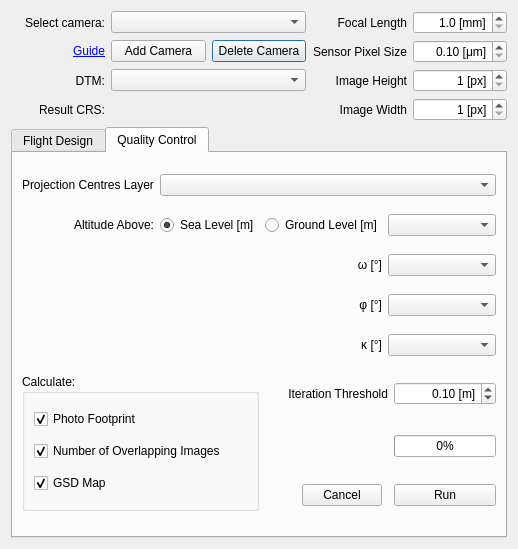
<?xml version="1.0" encoding="UTF-8"?>
<ui version="4.0">
 <class>Dialog</class>
 <widget class="QDialog" name="Dialog">
  <property name="geometry">
   <rect>
    <x>0</x>
    <y>0</y>
    <width>563</width>
    <height>621</height>
   </rect>
  </property>
  <property name="windowTitle">
   <string>Flight Planner</string>
  </property>
  <layout class="QGridLayout" name="gridLayout_6">
   <property name="sizeConstraint">
    <enum>QLayout::SetFixedSize</enum>
   </property>
   <item row="2" column="2">
    <widget class="QPushButton" name="pushButtonDeleteCamera">
     <property name="text">
      <string>Delete Camera</string>
     </property>
    </widget>
   </item>
   <item row="2" column="0">
    <widget class="QLabel" name="labelGuide">
     <property name="text">
      <string>&lt;html&gt;&lt;head/&gt;&lt;body&gt;&lt;p&gt;&lt;a href=&quot;https://github.com/JMG30/flight_planner/wiki/Guide&quot;&gt;&lt;span style=&quot; text-decoration: underline; color:#0000ff;&quot;&gt;Guide&lt;/span&gt;&lt;/a&gt;&lt;/p&gt;&lt;/body&gt;&lt;/html&gt;</string>
     </property>
     <property name="alignment">
      <set>Qt::AlignRight|Qt::AlignTrailing|Qt::AlignVCenter</set>
     </property>
     <property name="openExternalLinks">
      <bool>true</bool>
     </property>
    </widget>
   </item>
   <item row="1" column="0">
    <widget class="QLabel" name="labelCamera">
     <property name="text">
      <string>Select camera:</string>
     </property>
     <property name="alignment">
      <set>Qt::AlignRight|Qt::AlignTrailing|Qt::AlignVCenter</set>
     </property>
    </widget>
   </item>
   <item row="2" column="1">
    <widget class="QPushButton" name="pushButtonSaveCamera">
     <property name="text">
      <string>Add Camera</string>
     </property>
    </widget>
   </item>
   <item row="1" column="1" colspan="2">
    <widget class="QComboBox" name="comboBoxCamera">
     <property name="currentText">
      <string/>
     </property>
    </widget>
   </item>
   <item row="3" column="1" colspan="2">
    <widget class="QgsMapLayerComboBox" name="mMapLayerComboBoxDTM"/>
   </item>
   <item row="3" column="0">
    <widget class="QLabel" name="labelDTM">
     <property name="layoutDirection">
      <enum>Qt::LeftToRight</enum>
     </property>
     <property name="text">
      <string>DTM:</string>
     </property>
     <property name="alignment">
      <set>Qt::AlignRight|Qt::AlignTrailing|Qt::AlignVCenter</set>
     </property>
    </widget>
   </item>
   <item row="4" column="0">
    <widget class="QLabel" name="label">
     <property name="enabled">
      <bool>true</bool>
     </property>
     <property name="text">
      <string>Result CRS:</string>
     </property>
     <property name="alignment">
      <set>Qt::AlignRight|Qt::AlignTrailing|Qt::AlignVCenter</set>
     </property>
    </widget>
   </item>
   <item row="4" column="1" colspan="2">
    <widget class="QgsProjectionSelectionWidget" name="crsSelector" native="true"/>
   </item>
   <item row="1" column="4">
    <widget class="QDoubleSpinBox" name="doubleSpinBoxFocalLength">
     <property name="alignment">
      <set>Qt::AlignRight|Qt::AlignTrailing|Qt::AlignVCenter</set>
     </property>
     <property name="suffix">
      <string> [mm]</string>
     </property>
     <property name="decimals">
      <number>1</number>
     </property>
     <property name="minimum">
      <double>1.000000000000000</double>
     </property>
     <property name="maximum">
      <double>999.899999999999977</double>
     </property>
    </widget>
   </item>
   <item row="3" column="4">
    <widget class="QSpinBox" name="spinBoxPixelsAlongTrack">
     <property name="alignment">
      <set>Qt::AlignRight|Qt::AlignTrailing|Qt::AlignVCenter</set>
     </property>
     <property name="suffix">
      <string> [px]</string>
     </property>
     <property name="minimum">
      <number>1</number>
     </property>
     <property name="maximum">
      <number>10000000</number>
     </property>
    </widget>
   </item>
   <item row="4" column="3">
    <widget class="QLabel" name="labelPixelsAcrossTrack">
     <property name="text">
      <string>Image Width</string>
     </property>
     <property name="alignment">
      <set>Qt::AlignRight|Qt::AlignTrailing|Qt::AlignVCenter</set>
     </property>
    </widget>
   </item>
   <item row="2" column="3">
    <widget class="QLabel" name="labelSensorSize">
     <property name="text">
      <string>Sensor Pixel Size</string>
     </property>
     <property name="alignment">
      <set>Qt::AlignRight|Qt::AlignTrailing|Qt::AlignVCenter</set>
     </property>
    </widget>
   </item>
   <item row="4" column="4">
    <widget class="QSpinBox" name="spinBoxPixelsAcrossTrack">
     <property name="alignment">
      <set>Qt::AlignRight|Qt::AlignTrailing|Qt::AlignVCenter</set>
     </property>
     <property name="suffix">
      <string> [px]</string>
     </property>
     <property name="minimum">
      <number>1</number>
     </property>
     <property name="maximum">
      <number>10000000</number>
     </property>
     <property name="value">
      <number>1</number>
     </property>
    </widget>
   </item>
   <item row="2" column="4">
    <widget class="QDoubleSpinBox" name="doubleSpinBoxSensorSize">
     <property name="alignment">
      <set>Qt::AlignRight|Qt::AlignTrailing|Qt::AlignVCenter</set>
     </property>
     <property name="suffix">
      <string> [μm]</string>
     </property>
     <property name="minimum">
      <double>0.100000000000000</double>
     </property>
     <property name="maximum">
      <double>999.990000000000009</double>
     </property>
    </widget>
   </item>
   <item row="1" column="3">
    <widget class="QLabel" name="labelFocalLength">
     <property name="text">
      <string>Focal Length</string>
     </property>
     <property name="alignment">
      <set>Qt::AlignRight|Qt::AlignTrailing|Qt::AlignVCenter</set>
     </property>
    </widget>
   </item>
   <item row="3" column="3">
    <widget class="QLabel" name="labelPixelsAlongTrack">
     <property name="text">
      <string>Image Height</string>
     </property>
     <property name="alignment">
      <set>Qt::AlignRight|Qt::AlignTrailing|Qt::AlignVCenter</set>
     </property>
    </widget>
   </item>
   <item row="6" column="0" colspan="5">
    <widget class="QTabWidget" name="tabWidget">
     <property name="currentIndex">
      <number>1</number>
     </property>
     <widget class="QWidget" name="tabFlightDesign">
      <attribute name="title">
       <string>Flight Design</string>
      </attribute>
      <layout class="QGridLayout" name="gridLayout_5">
       <item row="8" column="2" alignment="Qt::AlignRight">
        <widget class="QPushButton" name="pushButtonCancelDesign">
         <property name="text">
          <string>Cancel</string>
         </property>
        </widget>
       </item>
       <item row="6" column="0">
        <widget class="QLabel" name="labelAltitudeType">
         <property name="text">
          <string>Altitude Type:</string>
         </property>
        </widget>
       </item>
       <item row="5" column="1">
        <widget class="QLabel" name="labelExceedExtremeStrips">
         <property name="text">
          <string>&lt;html&gt;&lt;head/&gt;&lt;body&gt;&lt;p&gt;First and Last Strip Exceed AoI&lt;/p&gt;&lt;/body&gt;&lt;/html&gt;</string>
         </property>
         <property name="alignment">
          <set>Qt::AlignRight|Qt::AlignTrailing|Qt::AlignVCenter</set>
         </property>
        </widget>
       </item>
       <item row="7" column="2">
        <widget class="QPushButton" name="pushButtonRunDesign">
         <property name="text">
          <string>Run</string>
         </property>
        </widget>
       </item>
       <item row="6" column="1">
        <widget class="QLabel" name="labelToleranceWaypoints">
         <property name="text">
          <string>&lt;html&gt;&lt;head/&gt;&lt;body&gt;&lt;p&gt;Terrain Following's Tolerance&lt;/p&gt;&lt;/body&gt;&lt;/html&gt;</string>
         </property>
         <property name="alignment">
          <set>Qt::AlignRight|Qt::AlignTrailing|Qt::AlignVCenter</set>
         </property>
        </widget>
       </item>
       <item row="7" column="0">
        <widget class="QComboBox" name="comboBoxAltitudeType">
         <property name="currentText">
          <string/>
         </property>
        </widget>
       </item>
       <item row="5" column="2">
        <widget class="QSpinBox" name="spinBoxExceedExtremeStrips">
         <property name="alignment">
          <set>Qt::AlignRight|Qt::AlignTrailing|Qt::AlignVCenter</set>
         </property>
         <property name="suffix">
          <string> [%]</string>
         </property>
         <property name="value">
          <number>25</number>
         </property>
        </widget>
       </item>
       <item row="3" column="2">
        <widget class="QDoubleSpinBox" name="doubleSpinBoxSidelap">
         <property name="alignment">
          <set>Qt::AlignRight|Qt::AlignTrailing|Qt::AlignVCenter</set>
         </property>
         <property name="suffix">
          <string> [%]</string>
         </property>
         <property name="value">
          <double>30.000000000000000</double>
         </property>
        </widget>
       </item>
       <item row="4" column="2">
        <widget class="QSpinBox" name="spinBoxMultipleBase">
         <property name="alignment">
          <set>Qt::AlignRight|Qt::AlignTrailing|Qt::AlignVCenter</set>
         </property>
         <property name="maximum">
          <number>99</number>
         </property>
         <property name="value">
          <number>2</number>
         </property>
        </widget>
       </item>
       <item row="6" column="2">
        <widget class="QDoubleSpinBox" name="doubleSpinBoxTolerance">
         <property name="enabled">
          <bool>false</bool>
         </property>
         <property name="alignment">
          <set>Qt::AlignRight|Qt::AlignTrailing|Qt::AlignVCenter</set>
         </property>
         <property name="prefix">
          <string>± </string>
         </property>
         <property name="suffix">
          <string> [m]</string>
         </property>
         <property name="decimals">
          <number>1</number>
         </property>
         <property name="minimum">
          <double>0.100000000000000</double>
         </property>
         <property name="maximum">
          <double>999.899999999999977</double>
         </property>
        </widget>
       </item>
       <item row="4" column="1">
        <widget class="QLabel" name="labelMultipleBase">
         <property name="text">
          <string>&lt;html&gt;&lt;head/&gt;&lt;body&gt;&lt;p&gt;Multiple of Base Exceed AoI&lt;/p&gt;&lt;/body&gt;&lt;/html&gt;</string>
         </property>
         <property name="alignment">
          <set>Qt::AlignRight|Qt::AlignTrailing|Qt::AlignVCenter</set>
         </property>
        </widget>
       </item>
       <item row="1" column="1">
        <widget class="QRadioButton" name="radioButtonAltAGL">
         <property name="enabled">
          <bool>false</bool>
         </property>
         <property name="layoutDirection">
          <enum>Qt::RightToLeft</enum>
         </property>
         <property name="text">
          <string>Alt. Above Ground Level</string>
         </property>
        </widget>
       </item>
       <item row="1" column="2">
        <widget class="QDoubleSpinBox" name="doubleSpinBoxAltAGL">
         <property name="enabled">
          <bool>false</bool>
         </property>
         <property name="alignment">
          <set>Qt::AlignRight|Qt::AlignTrailing|Qt::AlignVCenter</set>
         </property>
         <property name="suffix">
          <string> [m]</string>
         </property>
         <property name="decimals">
          <number>1</number>
         </property>
         <property name="minimum">
          <double>0.100000000000000</double>
         </property>
         <property name="maximum">
          <double>9999999.900000000372529</double>
         </property>
         <property name="value">
          <double>500.000000000000000</double>
         </property>
        </widget>
       </item>
       <item row="3" column="1">
        <widget class="QLabel" name="labelSidelap">
         <property name="text">
          <string>Side Overlap</string>
         </property>
         <property name="alignment">
          <set>Qt::AlignRight|Qt::AlignTrailing|Qt::AlignVCenter</set>
         </property>
        </widget>
       </item>
       <item row="2" column="1">
        <widget class="QLabel" name="labelOverlap">
         <property name="text">
          <string>Front Overlap</string>
         </property>
         <property name="alignment">
          <set>Qt::AlignRight|Qt::AlignTrailing|Qt::AlignVCenter</set>
         </property>
        </widget>
       </item>
       <item row="2" column="2">
        <widget class="QDoubleSpinBox" name="doubleSpinBoxOverlap">
         <property name="alignment">
          <set>Qt::AlignRight|Qt::AlignTrailing|Qt::AlignVCenter</set>
         </property>
         <property name="suffix">
          <string> [%]</string>
         </property>
         <property name="value">
          <double>60.000000000000000</double>
         </property>
        </widget>
       </item>
       <item row="0" column="0" rowspan="6">
        <widget class="QTabWidget" name="tabWidgetBlockCorridor">
         <property name="currentIndex">
          <number>0</number>
         </property>
         <widget class="QWidget" name="tabBlock">
          <attribute name="title">
           <string>Block</string>
          </attribute>
          <layout class="QGridLayout" name="gridLayout">
           <item row="0" column="0" colspan="2">
            <widget class="QLabel" name="labelAoI">
             <property name="text">
              <string>Area of Interest (AoI)</string>
             </property>
            </widget>
           </item>
           <item row="1" column="0" colspan="2">
            <widget class="QgsMapLayerComboBox" name="mMapLayerComboBoxAoI"/>
           </item>
           <item row="2" column="0" rowspan="2">
            <widget class="QDial" name="dial">
             <property name="minimum">
              <number>0</number>
             </property>
             <property name="maximum">
              <number>360</number>
             </property>
             <property name="pageStep">
              <number>0</number>
             </property>
             <property name="value">
              <number>180</number>
             </property>
             <property name="tracking">
              <bool>true</bool>
             </property>
             <property name="wrapping">
              <bool>true</bool>
             </property>
             <property name="notchTarget">
              <double>90.000000000000000</double>
             </property>
             <property name="notchesVisible">
              <bool>true</bool>
             </property>
            </widget>
           </item>
           <item row="2" column="1">
            <widget class="QLabel" name="labelFlightDirection">
             <property name="text">
              <string>&lt;html&gt;&lt;head/&gt;&lt;body&gt;&lt;p&gt;Flight&lt;/p&gt;&lt;p&gt;direction:&lt;/p&gt;&lt;/body&gt;&lt;/html&gt;</string>
             </property>
            </widget>
           </item>
           <item row="3" column="1">
            <widget class="QSpinBox" name="spinBoxDirection">
             <property name="wrapping">
              <bool>true</bool>
             </property>
             <property name="alignment">
              <set>Qt::AlignRight|Qt::AlignTrailing|Qt::AlignVCenter</set>
             </property>
             <property name="suffix">
              <string> [°]</string>
             </property>
             <property name="maximum">
              <number>359</number>
             </property>
            </widget>
           </item>
          </layout>
         </widget>
         <widget class="QWidget" name="tabCorridor">
          <attribute name="title">
           <string>Corridor</string>
          </attribute>
          <layout class="QGridLayout" name="gridLayout_2">
           <item row="0" column="0" colspan="2">
            <widget class="QLabel" name="labelCorridorLane">
             <property name="text">
              <string>Corridor Line</string>
             </property>
            </widget>
           </item>
           <item row="1" column="0" colspan="2">
            <widget class="QgsMapLayerComboBox" name="mMapLayerComboBoxCorridor"/>
           </item>
           <item row="2" column="0">
            <widget class="QLabel" name="labelBufferSize">
             <property name="text">
              <string>Buffer size</string>
             </property>
            </widget>
           </item>
           <item row="2" column="1">
            <widget class="QDoubleSpinBox" name="doubleSpinBoxBuffer">
             <property name="alignment">
              <set>Qt::AlignRight|Qt::AlignTrailing|Qt::AlignVCenter</set>
             </property>
             <property name="suffix">
              <string> [m]</string>
             </property>
             <property name="minimum">
              <double>0.010000000000000</double>
             </property>
             <property name="maximum">
              <double>10000.000000000000000</double>
             </property>
            </widget>
           </item>
           <item row="3" column="0" colspan="2">
            <spacer name="verticalSpacer">
             <property name="orientation">
              <enum>Qt::Vertical</enum>
             </property>
             <property name="sizeHint" stdset="0">
              <size>
               <width>138</width>
               <height>42</height>
              </size>
             </property>
            </spacer>
           </item>
          </layout>
         </widget>
        </widget>
       </item>
       <item row="0" column="1">
        <widget class="QRadioButton" name="radioButtonGSD">
         <property name="layoutDirection">
          <enum>Qt::RightToLeft</enum>
         </property>
         <property name="text">
          <string>GSD</string>
         </property>
         <property name="checked">
          <bool>true</bool>
         </property>
        </widget>
       </item>
       <item row="0" column="2">
        <widget class="QDoubleSpinBox" name="doubleSpinBoxGSD">
         <property name="alignment">
          <set>Qt::AlignRight|Qt::AlignTrailing|Qt::AlignVCenter</set>
         </property>
         <property name="suffix">
          <string> [cm/px]</string>
         </property>
         <property name="decimals">
          <number>1</number>
         </property>
         <property name="minimum">
          <double>0.100000000000000</double>
         </property>
         <property name="maximum">
          <double>99.900000000000006</double>
         </property>
         <property name="value">
          <double>5.000000000000000</double>
         </property>
        </widget>
       </item>
       <item row="7" column="1">
        <widget class="QProgressBar" name="progressBar">
         <property name="sizePolicy">
          <sizepolicy hsizetype="Fixed" vsizetype="Fixed">
           <horstretch>0</horstretch>
           <verstretch>0</verstretch>
          </sizepolicy>
         </property>
         <property name="layoutDirection">
          <enum>Qt::RightToLeft</enum>
         </property>
         <property name="value">
          <number>0</number>
         </property>
         <property name="alignment">
          <set>Qt::AlignJustify|Qt::AlignVCenter</set>
         </property>
         <property name="invertedAppearance">
          <bool>true</bool>
         </property>
        </widget>
       </item>
       <item row="9" column="0" colspan="3">
        <widget class="QgsCollapsibleGroupBox" name="mGroupBox">
         <property name="title">
          <string>More settings*</string>
         </property>
         <property name="collapsed" stdset="0">
          <bool>true</bool>
         </property>
         <property name="scrollOnExpand" stdset="0">
          <bool>false</bool>
         </property>
         <property name="saveCollapsedState" stdset="0">
          <bool>false</bool>
         </property>
         <layout class="QGridLayout" name="gridLayout_3">
          <item row="0" column="0">
           <widget class="QLabel" name="labelMinHeight">
            <property name="text">
             <string>&lt;html&gt;&lt;head/&gt;&lt;body&gt;&lt;p&gt;Terrain Minimum Height&lt;/p&gt;&lt;/body&gt;&lt;/html&gt;</string>
            </property>
           </widget>
          </item>
          <item row="0" column="1">
           <widget class="QDoubleSpinBox" name="doubleSpinBoxMinHeight">
            <property name="alignment">
             <set>Qt::AlignRight|Qt::AlignTrailing|Qt::AlignVCenter</set>
            </property>
            <property name="suffix">
             <string> [m]</string>
            </property>
            <property name="minimum">
             <double>-10000.000000000000000</double>
            </property>
            <property name="maximum">
             <double>100000.000000000000000</double>
            </property>
            <property name="value">
             <double>0.000000000000000</double>
            </property>
           </widget>
          </item>
          <item row="1" column="2">
           <widget class="QCheckBox" name="checkBoxIncreaseOverlap">
            <property name="text">
             <string>Increase front/side overlap due to
min and max terrain's height</string>
            </property>
           </widget>
          </item>
          <item row="1" column="0">
           <widget class="QLabel" name="labelMaxHeight">
            <property name="text">
             <string>Terrain Maximum Height</string>
            </property>
           </widget>
          </item>
          <item row="1" column="1">
           <widget class="QDoubleSpinBox" name="doubleSpinBoxMaxHeight">
            <property name="alignment">
             <set>Qt::AlignRight|Qt::AlignTrailing|Qt::AlignVCenter</set>
            </property>
            <property name="suffix">
             <string> [m]</string>
            </property>
            <property name="minimum">
             <double>-10000.000000000000000</double>
            </property>
            <property name="maximum">
             <double>100000.000000000000000</double>
            </property>
            <property name="value">
             <double>0.000000000000000</double>
            </property>
           </widget>
          </item>
          <item row="0" column="2">
           <widget class="QPushButton" name="pushButtonGetHeights">
            <property name="text">
             <string>Get Heights from DTM</string>
            </property>
           </widget>
          </item>
         </layout>
        </widget>
       </item>
      </layout>
     </widget>
     <widget class="QWidget" name="tabQualityControl">
      <attribute name="title">
       <string>Quality Control</string>
      </attribute>
      <layout class="QGridLayout" name="gridLayout_4">
       <item row="5" column="2" colspan="2">
        <widget class="QLabel" name="labelIterationThreshold">
         <property name="text">
          <string>Iteration Threshold</string>
         </property>
         <property name="alignment">
          <set>Qt::AlignRight|Qt::AlignTrailing|Qt::AlignVCenter</set>
         </property>
        </widget>
       </item>
       <item row="1" column="0">
        <widget class="QLabel" name="labelAltitudeAbove">
         <property name="text">
          <string>Altitude Above:</string>
         </property>
         <property name="alignment">
          <set>Qt::AlignRight|Qt::AlignTrailing|Qt::AlignVCenter</set>
         </property>
        </widget>
       </item>
       <item row="1" column="1">
        <widget class="QRadioButton" name="radioButtonSeaLevel">
         <property name="text">
          <string>Sea Level [m]</string>
         </property>
         <property name="checked">
          <bool>true</bool>
         </property>
        </widget>
       </item>
       <item row="1" column="2">
        <widget class="QRadioButton" name="radioButtonGroundLevel">
         <property name="text">
          <string>Ground Level [m]</string>
         </property>
        </widget>
       </item>
       <item row="1" column="3" colspan="2">
        <widget class="QgsFieldComboBox" name="mFieldComboBoxAltControl"/>
       </item>
       <item row="2" column="2">
        <widget class="QLabel" name="labelOmega">
         <property name="text">
          <string>ω [°]</string>
         </property>
         <property name="alignment">
          <set>Qt::AlignRight|Qt::AlignTrailing|Qt::AlignVCenter</set>
         </property>
        </widget>
       </item>
       <item row="4" column="3" colspan="2">
        <widget class="QgsFieldComboBox" name="mFieldComboBoxKappa"/>
       </item>
       <item row="2" column="3" colspan="2">
        <widget class="QgsFieldComboBox" name="mFieldComboBoxOmega"/>
       </item>
       <item row="3" column="2">
        <widget class="QLabel" name="labelPhi">
         <property name="text">
          <string>φ [°]</string>
         </property>
         <property name="alignment">
          <set>Qt::AlignRight|Qt::AlignTrailing|Qt::AlignVCenter</set>
         </property>
        </widget>
       </item>
       <item row="4" column="2">
        <widget class="QLabel" name="labelKappa">
         <property name="text">
          <string>κ [°]</string>
         </property>
         <property name="alignment">
          <set>Qt::AlignRight|Qt::AlignTrailing|Qt::AlignVCenter</set>
         </property>
        </widget>
       </item>
       <item row="3" column="3" colspan="2">
        <widget class="QgsFieldComboBox" name="mFieldComboBoxPhi"/>
       </item>
       <item row="0" column="0">
        <widget class="QLabel" name="labelProjectionCentres">
         <property name="text">
          <string>Projection Centres Layer</string>
         </property>
        </widget>
       </item>
       <item row="0" column="1" colspan="4">
        <widget class="QgsMapLayerComboBox" name="mMapLayerComboBoxProjectionCentres"/>
       </item>
       <item row="5" column="0" rowspan="3" colspan="2">
        <widget class="QGroupBox" name="groupBox">
         <property name="title">
          <string>Calculate:</string>
         </property>
         <layout class="QVBoxLayout" name="verticalLayout">
          <item>
           <widget class="QCheckBox" name="checkBoxFootprint">
            <property name="text">
             <string>Photo Footprint</string>
            </property>
            <property name="checked">
             <bool>true</bool>
            </property>
           </widget>
          </item>
          <item>
           <widget class="QCheckBox" name="checkBoxOverlapImages">
            <property name="text">
             <string>Number of Overlapping Images</string>
            </property>
            <property name="checked">
             <bool>true</bool>
            </property>
           </widget>
          </item>
          <item>
           <widget class="QCheckBox" name="checkBoxGSDmap">
            <property name="text">
             <string>GSD Map</string>
            </property>
            <property name="checked">
             <bool>true</bool>
            </property>
           </widget>
          </item>
         </layout>
        </widget>
       </item>
       <item row="7" column="4">
        <widget class="QPushButton" name="pushButtonRunControl">
         <property name="text">
          <string>Run</string>
         </property>
        </widget>
       </item>
       <item row="5" column="4">
        <widget class="QDoubleSpinBox" name="doubleSpinBoxIterationThreshold">
         <property name="alignment">
          <set>Qt::AlignRight|Qt::AlignTrailing|Qt::AlignVCenter</set>
         </property>
         <property name="suffix">
          <string> [m]</string>
         </property>
         <property name="minimum">
          <double>0.010000000000000</double>
         </property>
         <property name="value">
          <double>0.100000000000000</double>
         </property>
        </widget>
       </item>
       <item row="7" column="2">
        <widget class="QPushButton" name="pushButtonCancelControl">
         <property name="sizePolicy">
          <sizepolicy hsizetype="Fixed" vsizetype="Fixed">
           <horstretch>0</horstretch>
           <verstretch>0</verstretch>
          </sizepolicy>
         </property>
         <property name="layoutDirection">
          <enum>Qt::RightToLeft</enum>
         </property>
         <property name="text">
          <string>Cancel</string>
         </property>
        </widget>
       </item>
       <item row="6" column="4">
        <widget class="QProgressBar" name="progressBarControl">
         <property name="value">
          <number>0</number>
         </property>
         <property name="alignment">
          <set>Qt::AlignJustify|Qt::AlignVCenter</set>
         </property>
        </widget>
       </item>
      </layout>
      <zorder>groupBox</zorder>
      <zorder>labelProjectionCentres</zorder>
      <zorder>radioButtonSeaLevel</zorder>
      <zorder>radioButtonGroundLevel</zorder>
      <zorder>mFieldComboBoxAltControl</zorder>
      <zorder>labelOmega</zorder>
      <zorder>mFieldComboBoxOmega</zorder>
      <zorder>labelPhi</zorder>
      <zorder>mFieldComboBoxPhi</zorder>
      <zorder>labelKappa</zorder>
      <zorder>mFieldComboBoxKappa</zorder>
      <zorder>labelIterationThreshold</zorder>
      <zorder>doubleSpinBoxIterationThreshold</zorder>
      <zorder>progressBarControl</zorder>
      <zorder>pushButtonRunControl</zorder>
      <zorder>mMapLayerComboBoxProjectionCentres</zorder>
      <zorder>labelAltitudeAbove</zorder>
      <zorder>pushButtonCancelControl</zorder>
     </widget>
    </widget>
   </item>
  </layout>
 </widget>
 <customwidgets>
  <customwidget>
   <class>QgsCollapsibleGroupBox</class>
   <extends>QGroupBox</extends>
   <header>qgscollapsiblegroupbox.h</header>
   <container>1</container>
  </customwidget>
  <customwidget>
   <class>QgsFieldComboBox</class>
   <extends>QComboBox</extends>
   <header>qgsfieldcombobox.h</header>
  </customwidget>
  <customwidget>
   <class>QgsMapLayerComboBox</class>
   <extends>QComboBox</extends>
   <header>qgsmaplayercombobox.h</header>
  </customwidget>
  <customwidget>
   <class>QgsProjectionSelectionWidget</class>
   <extends>QWidget</extends>
   <header>qgis.gui</header>
   <container>1</container>
  </customwidget>
 </customwidgets>
 <resources/>
 <connections/>
</ui>
